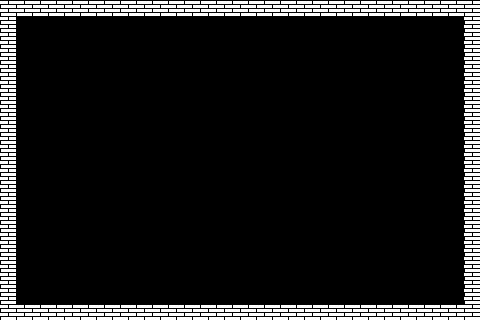

A 2D game scene composited from a Tiled map and its tileset images. What follows is a short description and the map's XML, with every tile layer's data as written:
An orthogonal 30x20 tile map with 16x16 px tiles, 1 tile layer (box).

<map version="1.10" tiledversion="1.10.2" orientation="orthogonal" renderorder="right-down" width="30" height="20" tilewidth="16" tileheight="16" infinite="0" nextlayerid="3" nextobjectid="1">
 <tileset firstgid="1" source="tileset_1bit_1.tsx" />
 <layer id="1" name="box" width="30" height="20">
  <data encoding="csv">
2,2,2,2,2,2,2,2,2,2,2,2,2,2,2,2,2,2,2,2,2,2,2,2,2,2,2,2,2,2,
2,0,0,0,0,0,0,0,0,0,0,0,0,0,0,0,0,0,0,0,0,0,0,0,0,0,0,0,0,2,
2,0,0,0,0,0,0,0,0,0,0,0,0,0,0,0,0,0,0,0,0,0,0,0,0,0,0,0,0,2,
2,0,0,0,0,0,0,0,0,0,0,0,0,0,0,0,0,0,0,0,0,0,0,0,0,0,0,0,0,2,
2,0,0,0,0,0,0,0,0,0,0,0,0,0,0,0,0,0,0,0,0,0,0,0,0,0,0,0,0,2,
2,0,0,0,0,0,0,0,0,0,0,0,0,0,0,0,0,0,0,0,0,0,0,0,0,0,0,0,0,2,
2,0,0,0,0,0,0,0,0,0,0,0,0,0,0,0,0,0,0,0,0,0,0,0,0,0,0,0,0,2,
2,0,0,0,0,0,0,0,0,0,0,0,0,0,0,0,0,0,0,0,0,0,0,0,0,0,0,0,0,2,
2,0,0,0,0,0,0,0,0,0,0,0,0,0,0,0,0,0,0,0,0,0,0,0,0,0,0,0,0,2,
2,0,0,0,0,0,0,0,0,0,0,0,0,0,0,0,0,0,0,0,0,0,0,0,0,0,0,0,0,2,
2,0,0,0,0,0,0,0,0,0,0,0,0,0,0,0,0,0,0,0,0,0,0,0,0,0,0,0,0,2,
2,0,0,0,0,0,0,0,0,0,0,0,0,0,0,0,0,0,0,0,0,0,0,0,0,0,0,0,0,2,
2,0,0,0,0,0,0,0,0,0,0,0,0,0,0,0,0,0,0,0,0,0,0,0,0,0,0,0,0,2,
2,0,0,0,0,0,0,0,0,0,0,0,0,0,0,0,0,0,0,0,0,0,0,0,0,0,0,0,0,2,
2,0,0,0,0,0,0,0,0,0,0,0,0,0,0,0,0,0,0,0,0,0,0,0,0,0,0,0,0,2,
2,0,0,0,0,0,0,0,0,0,0,0,0,0,0,0,0,0,0,0,0,0,0,0,0,0,0,0,0,2,
2,0,0,0,0,0,0,0,0,0,0,0,0,0,0,0,0,0,0,0,0,0,0,0,0,0,0,0,0,2,
2,0,0,0,0,0,0,0,0,0,0,0,0,0,0,0,0,0,0,0,0,0,0,0,0,0,0,0,0,2,
2,0,0,0,0,0,0,0,0,0,0,0,0,0,0,0,0,0,0,0,0,0,0,0,0,0,0,0,0,2,
2,2,2,2,2,2,2,2,2,2,2,2,2,2,2,2,2,2,2,2,2,2,2,2,2,2,2,2,2,2
</data>
 </layer>
</map>
